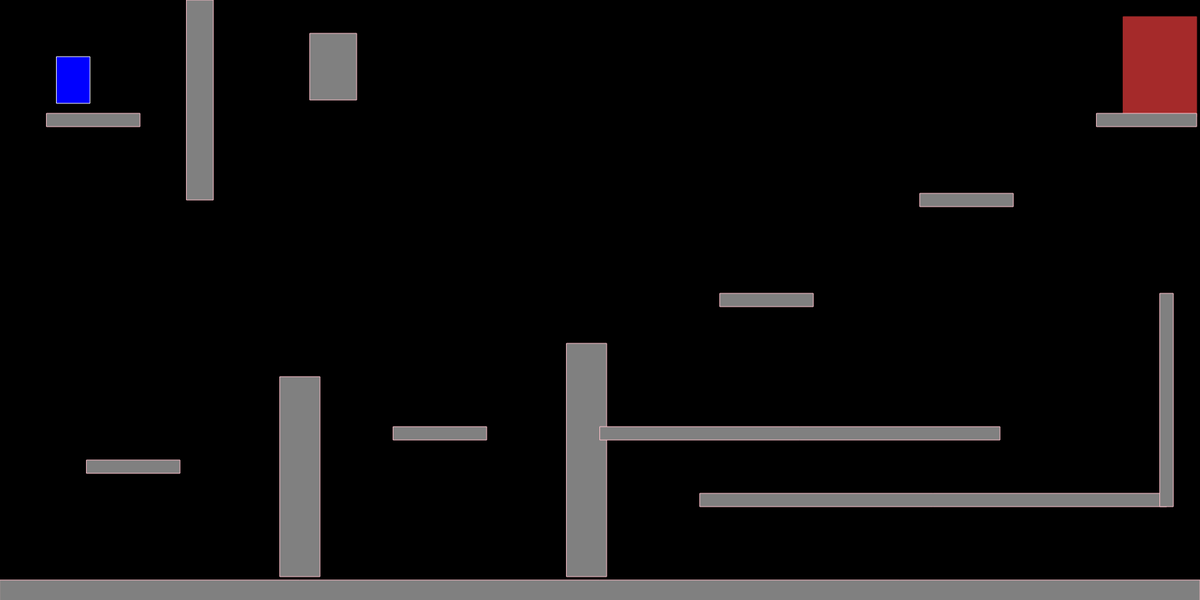
Frame 1 (no input)
Frame 60 (no input): identical to frame 1, image omitted
Frame 120 (the mouse pressed at the canvas centre since frame 60): identical to frame 1, image omitted

The p5.js sketch that drew this single still picture (run headless with seeded random() and noise() and a simulated clock; from frame 60 on, the mouse is pressed at the canvas centre):

// p5.js sketch
// ── sketch.js

var floor, meeseeks ;
var entrada, salida;
var plat1, plat2, plat3, plat4, plat5, plat6,plat7, plat8, plat9, plat10, plat11, platultima;
var tostadora;

function setup(){
    var canvas = createCanvas(1800,900);

    
    floor = new Floor(900,height,1800,60);

    meeseeks = new Meeseeks(110,120);

    entrada = new Door(140,100,110,150);
    salida = new Door(1740,100,110,150);

    tostadora = new Plataforma(500,100,70,100);

    plat1 = new Plataforma(140,180,140,20) ;
    plat2 = new Plataforma(300,150,40,300);
    plat3 = new Plataforma(200,700,140,20);
    plat4 = new Plataforma(450,715,60,300);
    plat5 = new Plataforma(660,650,140,20);
    plat6 = new Plataforma(880,690,60,350);
    plat7 = new Plataforma(1200,650,600,20);
    plat8 = new Plataforma(1400,750,700,20);
    plat9 = new Plataforma(1750,600,20,320);
    plat10 = new Plataforma(1150,450,140,20);
    plat11 = new Plataforma(1450,300,140,20);

    platultima = new Plataforma(1720,180,150,20) ;
   

}

function draw(){
    background(0);

   // if (keyIsDown("A")){
   //     meeseeks.pos.x = meeseeks.pos.x - 2;
   // }
   // if (keyIsDown("D")){
   //     meeseeks.pos.x = meeseeks.pos.x + 2;
   // }
    



    //entrada.display();
    salida.display();

    meeseeks.display();

    

    tostadora.display();

    plat1.display();
    plat2.display();
    plat3.display();
    plat4.display();
    plat5.display();
    plat6.display();
    plat7.display();
    plat8.display();
    plat9.display();
    plat10.display();
    plat11.display();
    platultima.display();

    floor.display();
    
    //console.log(meeseeks.position.x);

 
}


// ── Door.js
class Door {
    constructor(x, y, width, height) {
      this.width = 110;
      this.height = 150;
      this.xPosition = x;
      this.yPosition= y;
    }
    display(){
      rectMode(CENTER);
      //strokeWeight(4);
      stroke("brown");
      fill("brown");
      rect(this.xPosition, this.yPosition, this.width, this.height);
    }
  };

// ── Floor.js
class Floor {
    constructor(x,y,width,height) {
      this.width = width;
      this.height = height;
      this.xPosition = x;
      this.yPosition= y;
    }
    display(){
      rectMode(CENTER);
      fill("gray");
      rect(this.xPosition, this.yPosition, this.width, this.height);
    }
  };
// ── Laser.js
class Laser {
  constructor(x,y,width,height) {
    this.width = 50;
    this.height = 50;
    this.xPosition = x;
    this.yPosition= y;
  }
  display(){
    rectMode(CENTER);
    fill("red");
    rect(this.xPosition, this.yPosition, this.width, this.height);
  }
  };
// ── Meeseeks.js
class Meeseeks {
    constructor(x, y) {
      this.width = 50;
      this.height = 70;
      this.xPosition = x;
      this.yPosition= y;
    };
    display(){
      //x = mouseX;
      //y = mouseY;

      //A
      //if (keyiSDown(65)){
      //    x = x - 1;
          
      // }
      //D
      //if (keyIsDown(68)){
      //    x = x + 1;
      //}

      //W
      //if (keyIsDown(87)){
      //    y = y - 1;
      //}

      //S
      //if (keyIsDown(83)){
      //    y = y + 1;
      //}

      stroke('white')
      fill('blue')
      rectMode(CENTER)
      rect(this.xPosition, this.yPosition, this.width, this.height);
    }
};


// ── Plataforma.js
class Plataforma {
  constructor(x, y, width, height) {
    this.width = width;
    this.height = height;
    this.xPosition = x;
    this.yPosition= y;
  }
  display(){

    rectMode(CENTER);
    //strokeWeight(1);
    stroke("pink");
    fill("gray");
    rect(this.xPosition, this.yPosition, this.width, this.height);
  }
};

// ── Sierra.js
class Sierra {
  constructor(x,y,width,height) {
    this.width = 10;
    this.height = 10;
    this.xPosition = x;
    this.yPosition= y;
  }
  display(){
    rectMode(CENTER);
    fill("gray");
    rect(this.xPosition, this.yPosition, this.width, this.height);
  }
  };
  
